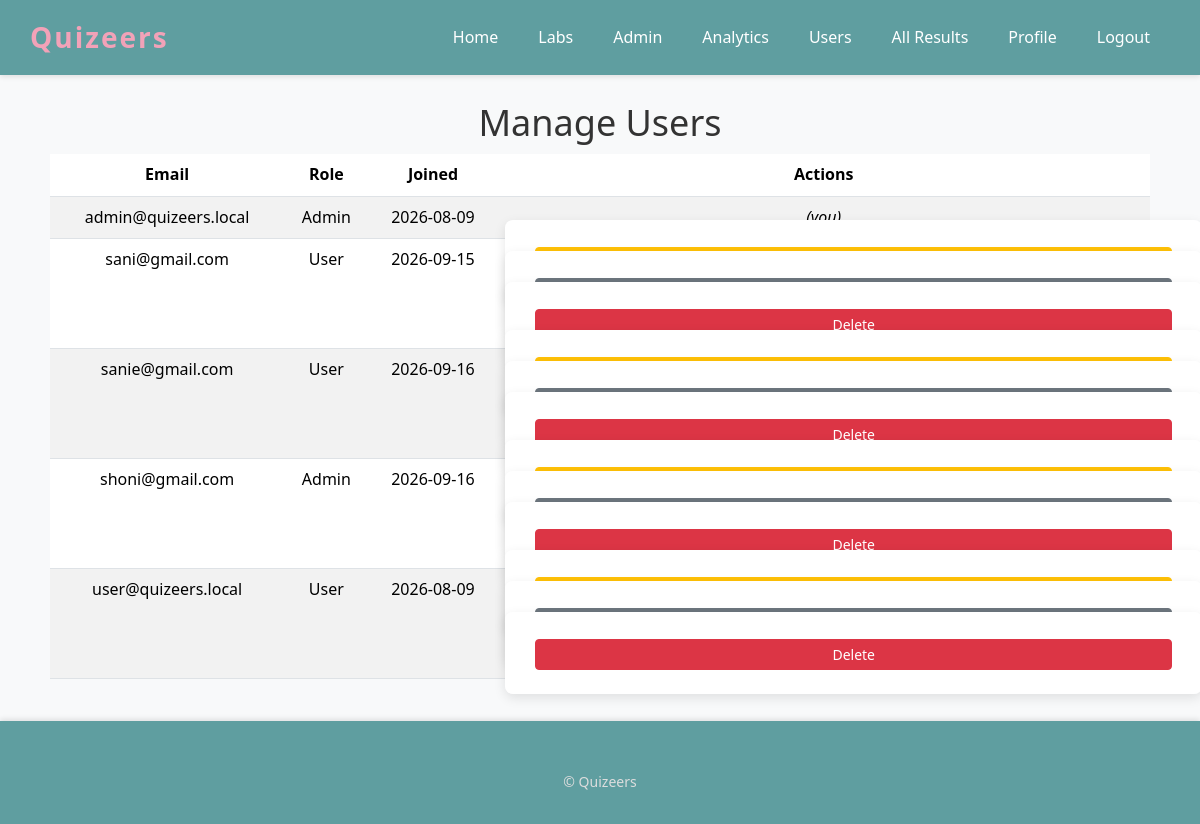
The app's page /admin/users (signed in) with its own data.
### app.py (models this page shows, shortened)
class User(UserMixin, db.Model):
    id = db.Column(db.Integer, primary_key=True)
    email = db.Column(db.String(255), unique=True, nullable=False)
    password_hash = db.Column(db.String(255), nullable=False)
    is_admin = db.Column(db.Boolean, default=False)
    created_at = db.Column(db.DateTime, default=lambda: datetime.now(timezone.utc))

### app.py (the view)
@app.route("/admin/users")
@admin_required
def admin_users():
    users = User.query.order_by(User.email).all()
    return render_template("admin_users.html", users=users)

### app.py (called while the page is built)
@login_manager.user_loader
def load_user(user_id):
    return db.session.get(User, int(user_id))

def admin_required(view):
    @wraps(view)
    def wrapped(*args, **kwargs):
        if not current_user.is_authenticated or not current_user.is_admin:
            flash("Admin access required.", "error")
            return redirect(url_for("home"))
        return view(*args, **kwargs)
    return wrapped

### templates/admin_users.html (shortened to what this page needs)
{% extends "base.html" %}
{% block content %}
    <h2>Manage Users</h2>
    <table class="table table-striped">
        <thead>
            <tr>
                <th>Email</th>
                <th>Role</th>
                <th>Joined</th>
                <th>Actions</th>
            </tr>
        </thead>
        <tbody>
            {% for user in users %}
                <tr>
                    <td>{{ user.email }}</td>
                    <td>{{ 'Admin' if user.is_admin else 'User' }}</td>
                    <td>{{ user.created_at.strftime('%Y-%m-%d') if user.created_at else '—' }}</td>
                    <td>
                        {% if user.id != current_user.id %}
                            <form method="POST" action="{{ url_for('admin.admin_toggle_admin', user_id=user.id) }}" style="display:inline;">
                                <button type="submit" class="btn btn-warning btn-sm">
                                </button>
                            </form>
                            <form method="POST" action="{{ url_for('admin.admin_reset_password', user_id=user.id) }}" style="display:inline;" onsubmit="return confirm('Reset this user\'s password?')">
                                <button type="submit" class="btn btn-secondary btn-sm">Reset Password</button>
                            </form>
                            <form method="POST" action="{{ url_for('admin.admin_delete_user', user_id=user.id) }}" style="display:inline;" onsubmit="return confirm('Delete this user and their results?')">
                                <button type="submit" class="btn btn-danger btn-sm">Delete</button>
                            </form>
                        {% else %}
                            <em>(you)</em>
                        {% endif %}
                    </td>
                </tr>
            {% endfor %}
        </tbody>
    </table>
{% endblock %}

### static/css/styles.css (style rules this page uses)
body { font-family: 'Segoe UI', Tahoma, Geneva, Verdana, sans-serif; margin: 0; padding: 0; background-color: #f8f9fa; line-height: 1.6; }
main h2 { font-size: 36px; color: #333; margin-bottom: 10px; font-weight: 400; }
form { background-color: white; padding: 30px; margin: 0 auto; width: 350px; border-radius: 8px; box-shadow: 0 4px 12px rgba(0, 0, 0, 0.1); }
form button { background-color: #5f9ea0; color: white; padding: 12px 20px; border: none; border-radius: 6px; font-size: 18px; font-weight: 500; cursor: pointer; width: 100%; transition: background-color 0.3s ease; }

### records on screen
User: email "admin@quizeers.local", is_admin "Admin", created_at "2026-08-09", shows "(you)"
User: email "sani@gmail.com", is_admin "User", created_at "2026-09-15"
User: email "sanie@gmail.com", is_admin "User", created_at "2026-09-16"
User: email "shoni@gmail.com", is_admin "Admin", created_at "2026-09-16"
User: email "user@quizeers.local", is_admin "User", created_at "2026-08-09"
